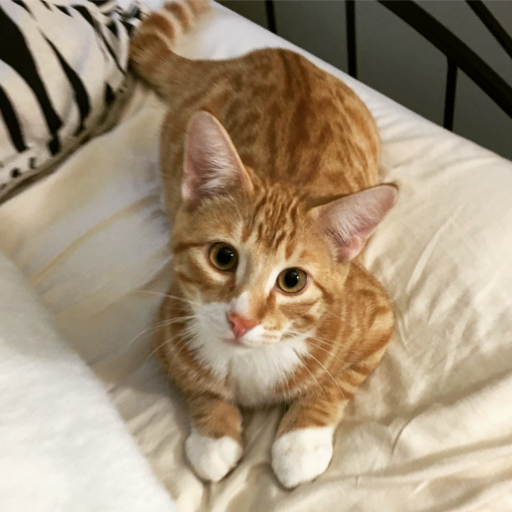
#> input picture Lab07/cat_small.png, 512 x 512 px
$ jupyter execute --allow-errors haar_wholeImage.ipynb   (shell and % lines are left out)
#> lines starting #> are read from the running program, lines starting #| are printed output that depends on the picture
# Decomposing image information
Stough, DIP

It can be valuable in compression to rethink of an image in terms of important and less important information. At the very core in this example, we recode each pair of pixels as a mean, difference. Then if the difference is quite small, it can potentially be ignored.

[cell 1]
import numpy as np
import matplotlib.pyplot as plt
from skimage.transform import rescale

#Probably shouldn't have to repeat this in every script.
#https://matplotlib.org/users/dflt_style_changes.html
import matplotlib as mpl
mpl.rcParams['image.cmap'] = 'gray'

## A very simple basis for any pair of pixels.

[cell 2]
phi = np.array([1, 1])/np.sqrt(2)
psi = np.array([1, -1])/np.sqrt(2)
H = np.stack((phi, psi), axis = 0)

[cell 3]
#Decompose each row into a half-row of phi's and a half-row of psi's
#Assuming a multiple of 2 on the number of columns.
def haarDecompOnce(I):
    Ic = I.copy()
    for i in range(3):
        X = np.reshape(I[...,i].ravel(order='C'), (2, I[...,i].size//2), order='F')
        phis = np.inner(phi, X.transpose())
        psis = np.inner(psi, X.transpose())
#         print(psis)
        Ic[...,i] = np.concatenate([np.reshape(phis, (I.shape[0], I.shape[1]//2)),
                           np.reshape(psis, (I.shape[0], I.shape[1] // 2))],
                          axis=1)
    return Ic

def haarDecomp(I):
    if not np.all([np.log2(d).is_integer() for d in I.shape[:2]]):
        raise ValueError('haarDecomp: requires image with dimensions powers of 2.')

    howmany = min([int(np.log2(d)) for d in I.shape[:2]])

    J = I.copy()
    for h in range(howmany):
        J = haarDecompOnce(J)
        J = haarDecompOnce(J.transpose())
    return J

[cell 4]
#Decompose each row into a half-row of phi's and a half-row of psi's
#Assuming a multiple of 2 on the number of columns.
def haarDecompOnce(I):
    X = np.reshape(I.ravel(order='C'), (2, I.size//2), order='F')
    print(X.shape)
    phis = np.inner(phi, X.transpose())
    psis = np.inner(psi, X.transpose())
    return np.concatenate([np.reshape(phis, (I.shape[0], I.shape[1]//2)),
                           np.reshape(psis, (I.shape[0], I.shape[1] // 2))],
                          axis=1)

def haarDecomp(I):
    if not np.all([np.log2(d).is_integer() for d in I.shape[:2]]):
        raise ValueError('haarDecomp: requires image with dimensions powers of 2.')

    howmany = min([int(np.log2(d)) for d in I.shape[:2]])

    J = I.copy()
    for h in range(howmany):
        J = haarDecompOnce(J)
        J = haarDecompOnce(J.transpose())
    return J

#Left for later...
def haarRecompOnce(J):
    f = np.inner(X.T, phi)
    s = np.inner(X.T, psi)

    IR = np.reshape(np.stack([f,s]).ravel(order='F'), J.shape)
    return IR

def haarRecomp(J):
    if not np.all([np.log2(d).is_integer() for d in J.shape[:2]]):
        raise ValueError('haarDecomp: requires image with dimensions powers of 2.')
    howmany = min([int(np.log2(d)) for d in J.shape[:2]])
    # smallest one
    I = J.copy()
    for i in range(howmany):
        I = haarRecompOnce(I.T)
        I = haarRecompOnce(I.T)
    return I

[cell 5]
#Just going to do single channel here.
I = plt.imread('cat_small.png').astype('float')
GI = I.copy()[...,:3]
GI = 0.2989 * I[..., 0] + 0.5870 * I[..., 1] + 0.1140 * I[..., 2]
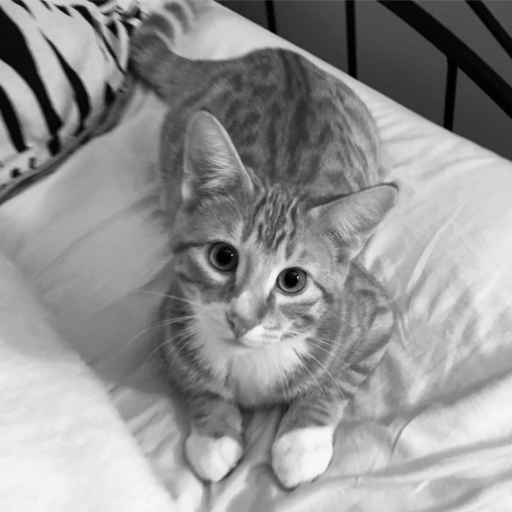
#> GI: shape (512, 512) float64; min 0, max 0.973, mean 0.578
GI = GI/GI.max()

#Code to pad to the nearest power of two
dimsRounded = [int(np.power(2, np.ceil(np.log2(d)))) for d in GI.shape[:2]]
#> dimsRounded = [512, 512]

# Padded to the power of 2.
GIP = np.pad(GI, pad_width=((0, dimsRounded[0]-GI.shape[0]),
                            (0, dimsRounded[1]-GI.shape[1])),
             mode='constant', constant_values=0)


First = haarDecompOnce(GI)
#| (2, 131072)
#> in haarDecompOnce, `return np.concatenate([np.reshape(phis, (I.shape[0], I.shape[1]//2)), ..`:
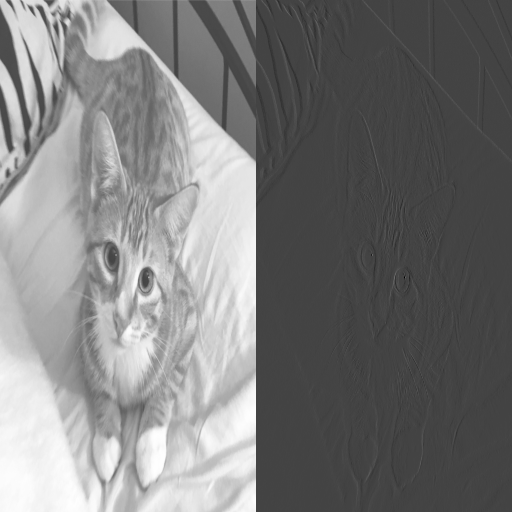
#> returned value: shape (512, 512) float64; min -0.511, max 1.41, mean 0.42; drawn with min black and max white
First = First/First.max()
Second = haarDecompOnce(First.transpose()).transpose()
#| (2, 131072)
#> in haarDecompOnce (call 2), `return np.concatenate([np.reshape(phis, (I.shape[0], I.shape[1]//2)), ..`:
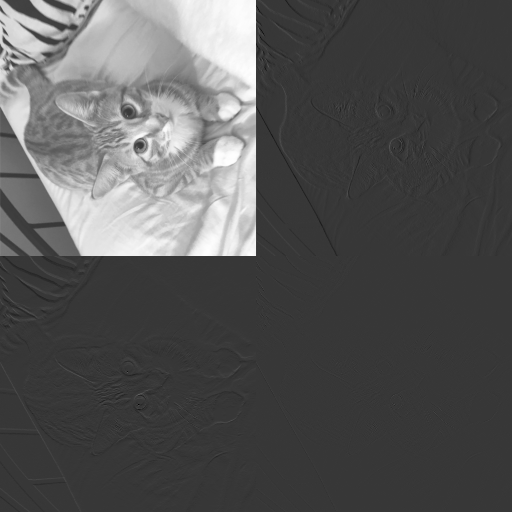
#> returned value: shape (512, 512) float64; min -0.395, max 1.41, mean 0.211; drawn with min black and max white
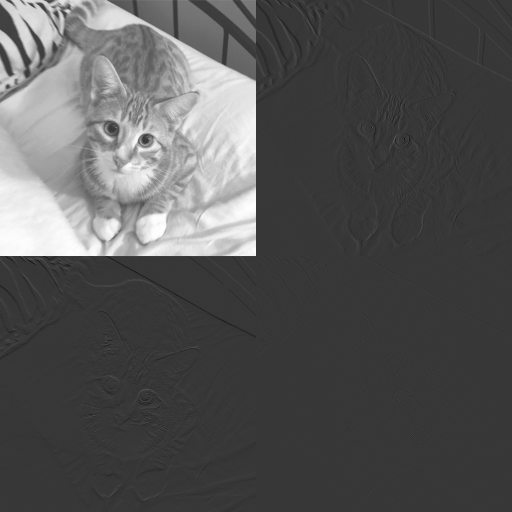
#> Second: shape (512, 512) float64; min -0.395, max 1.41, mean 0.211; drawn with min black and max white


f, ax = plt.subplots(1,3, figsize=(10,3))

ax[0].imshow(GI)
ax[0].set_title('Original')

ax[1].imshow(First)
ax[1].set_title('Step 1: Row Transform')

ax[2].imshow(Second)
ax[2].set_title('Step 2: Column Transform')

plt.show()
plt.tight_layout()

[cell 6]
plt.figure()
HI = haarDecomp(GIP)
#> the loop in haarDecomp, `for h in range(howmany):` made 9 passes
#> pass 2, in haarDecomp, `J = haarDecompOnce(J)`:
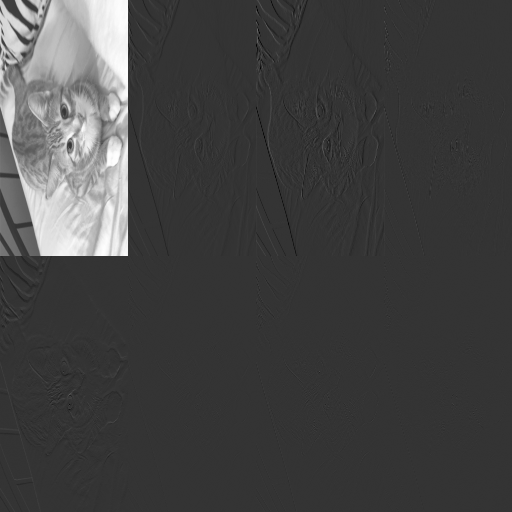
#> J: shape (512, 512) float64; min -0.723, max 2.81, mean 0.21; drawn with min black and max white
#> pass 2, in haarDecomp, `J = haarDecompOnce(J.transpose())`:
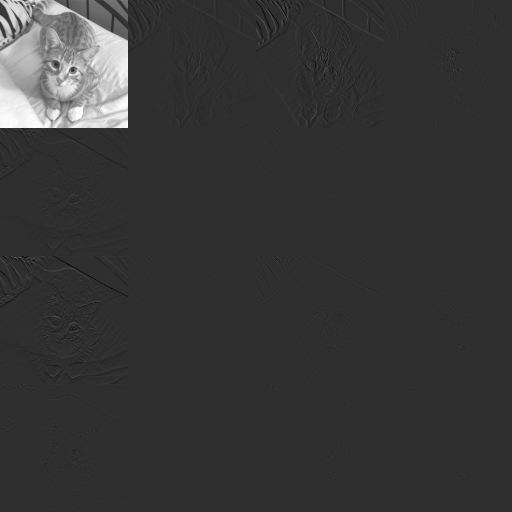
#> J: shape (512, 512) float64; min -0.902, max 3.98, mean 0.148; drawn with min black and max white
#> pass 3, in haarDecomp, `J = haarDecompOnce(J)`:
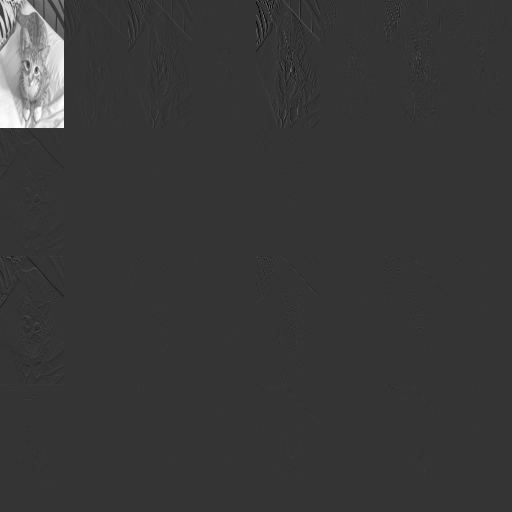
#> J: shape (512, 512) float64; min -1.46, max 5.62, mean 0.105; drawn with min black and max white
plt.imshow(HI)

[cell 7]
plt.figure()
#> (the rest of this cell did not finish here and is left out)


[cell 8]
plt.close('all')

[cell 9]
f, ax = plt.subplots(1,2, figsize=(10,3), sharex = False, sharey = True)
arr = np.array_split(First, 2, axis = 1)
#> arr = 2 items
ax[0].imshow(GIP)
ax[1].imshow((arr[0]+arr[1]))
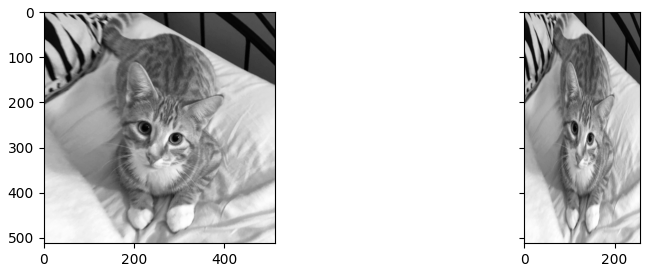
#> figure drawn by matplotlib, 2 panels

[cell 10]
J = haarDecompOnce(GIP)
#| (2, 131072)

[cell 11]
X = np.stack([J[:, :J.shape[1]//2].ravel(), J[:, J.shape[1]//2:].ravel()]) # mean and change
P = np.inner(X.T, H)
#> P = 131072 pairs, first value 1.77e-20 to 0.998, second value 0.0012 to 1
np.reshape(P, (512,512))

[cell 12]
GIP[:10]

[cell 13]
f = np.inner(X.T, phi)
s = np.inner(X.T, psi)

IR = np.reshape(np.stack([f,s]).ravel(order='F'), J.shape)
